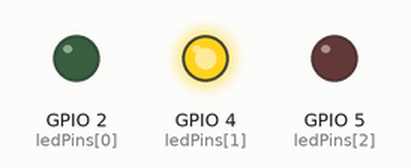
This sketch was run on a simulated ESP32. Parts: output pins drawn as LEDs (lit = HIGH). Random numbers use the default seed unless the sketch sets one.

Above: at 0.1 s.
At 11.1 s:
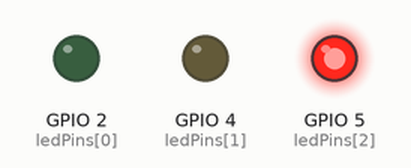
At 20.1 s:
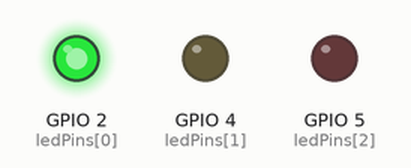
At 39.6 s:
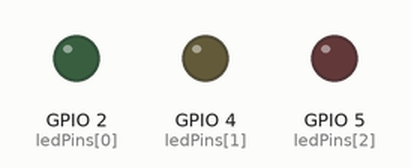
Timing chart, 0 to 40.0 s (numbered marks = the images above):
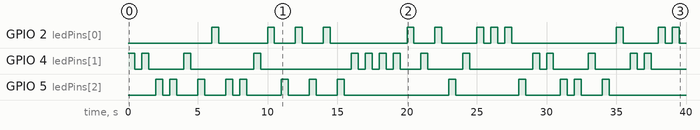

Measured:
- by itself, GPIO 2 (ledPins[0]): LOW → HIGH at 6.0 s, → LOW 0.50 s later, → HIGH 3.5 s later, → LOW 0.50 s later, … (24 changes in this stretch)
- by itself, GPIO 4 (ledPins[1]): LOW → HIGH at 0.00 s, → LOW 0.50 s later, → HIGH 0.50 s later, → LOW 0.50 s later, … (30 changes in this stretch)
- by itself, GPIO 5 (ledPins[2]): LOW → HIGH at 2.0 s, → LOW 0.50 s later, → HIGH 0.50 s later, → LOW 0.50 s later, … (26 changes in this stretch)

The sketch:

sketch.ino
```cpp
const int ledPins[] = {2, 4, 5};
const int numLeds = sizeof(ledPins) / sizeof(ledPins[0]);
const int espera = 500;

void setup() {
  for (int contador = 0; contador < numLeds; contador++){
    pinMode(ledPins[contador], OUTPUT);
  }
}

void loop() {
      int randomX = random(numLeds);
      digitalWrite(ledPins[randomX], HIGH);
      delay(espera);
      digitalWrite(ledPins[randomX], LOW);
      delay(espera);


}
```
